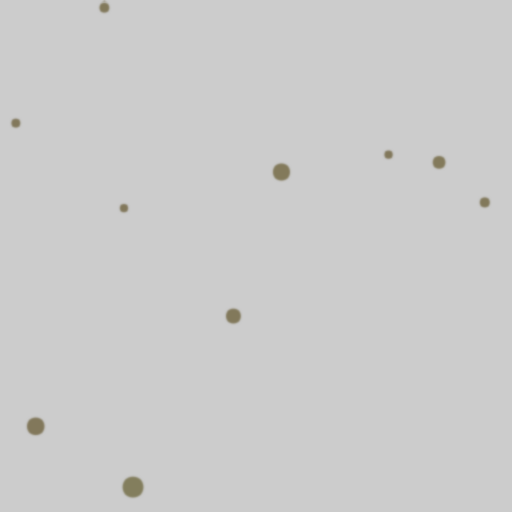
Frame 1 (no input)
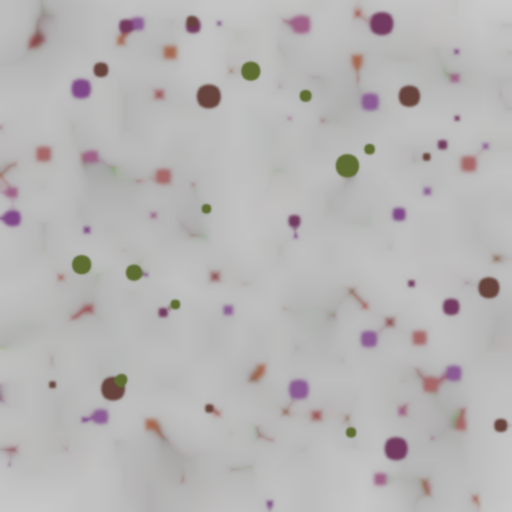
Frame 60 (the mouse pressed at the canvas centre just before this capture)
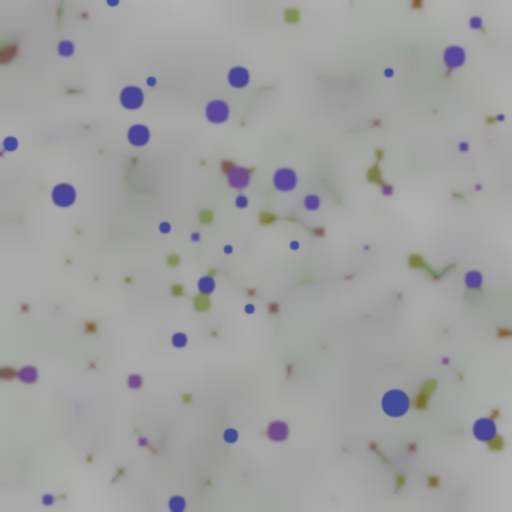
Frame 120 (the mouse held since frame 60 and released just before this capture)

The Processing sketch that drew these frames (run headless with seeded random() and noise(); from frame 60 on, the mouse is pressed at the canvas centre):

// Processing sketch: processing_111478
// ── processing_111478.pde


// Aquarell_Rain.pde        2013-09-24
//
// Color drops are falling on my sheet...
// Only playing around with different filter functions.

void setup()
{
  size(512,512);
  noStroke();
  frameRate(15);
}

void draw()
{
  for (int i=0; i<10; i++)
  {
    float ms = millis();
    fill (255*noise(ms/1000)
         ,255*noise(ms/200)
         ,255*noise(ms/300));
    float r=10+random(20);     
    ellipse(random(width), random(height), r, r);
  }
  filter (ERODE);
  filter (BLUR,1);
 // if ((frameCount % 2) == 0)
  filter (DILATE);
  filter (DILATE);
}
void keypressed()
{
  save ("Aquarell_Rain.png");
}
